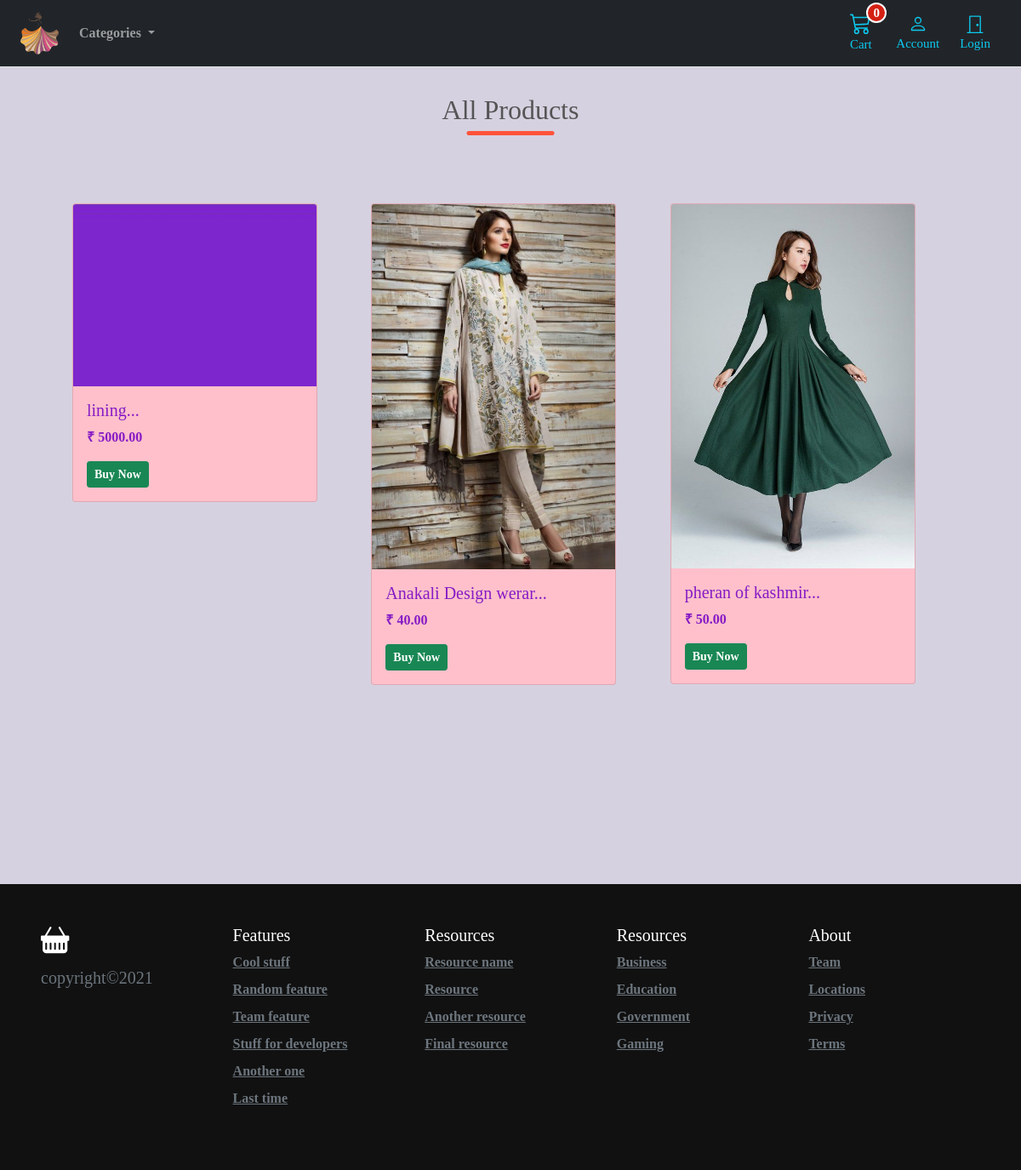
The page / on the database its author committed.
### product/models.py (models this page shows, shortened)
class ProductModel(models.Model):
    category = models.ForeignKey(CategoryModel, related_name="product", on_delete=models.SET_NULL, blank=True, null=True)
    title = models.CharField(max_length=70)
    description = models.TextField(blank=True)
    price = models.DecimalField(max_digits=6, decimal_places=2)
    stock = models.PositiveIntegerField()
    slug = models.SlugField(max_length=255, unique=True)
    isActive = models.BooleanField(default=True,)
    inStock = models.BooleanField(default=True)
    image = models.ImageField(upload_to='images/', default='images/default.png')
    publish = models.DateTimeField(default=timezone.now)
    created = models.DateTimeField(auto_now_add=True)
    updated = models.DateTimeField(auto_now=True)
    objects = models.Manager()
    products = ProductManager()
    class Meta:
        verbose_name_plural = "Products"
        ordering = ("-created",)   # -created: is stack, thats lastOrder will be shown first in the database
    def get_absolute_url(self):
        return reverse('product:product-detail', args=[self.slug])

### product/views.py (the view)
# urls.py: path('', views.homePageView, name='home-page'),
def homePageView(request):
    products = ProductModel.products.all()
    context ={'products':products, }
    return render(request, 'home.html', context)

### basket/basket.py (called while the page is built)
    def __len__(self):
        return sum(item['qty'] for item in self.basket.values())

### basket/context_processors.py (called while the page is built)
def basket(request):
    return {'basket': BaseBasket(request)}

### product/context_processors.py (called while the page is built)
def categories(request):
    return { 'categories': CategoryModel.objects.all()}

### product/models.py (called while the page is built)
    def get_queryset(self):
        return super(ProductManager, self).get_queryset().filter(isActive=True)

    def get_absolute_url(self):
        return reverse('product:category-detail', args=[self.slug])

### templates/home.html (shortened to what this page needs)
{% extends 'base.html' %}
{% load static %}
{% block stylesheet %}
{% static 'css/home.css' %}
{% endblock stylesheet %}
{% block 'mainContent' %}
<div class="container small-container">
    <h2 class='title'>All Products</h2>
    <div class="row">
        {% for product in products %}
        <div class="col-md-4 container-fluid vh-100 ">
            <div class="card cartelement" style="width: 18rem;">
                <a href="{{ product.get_absolute_url }}"><img class="card-img-top" src="{{ product.image.url }}"
                        alt="Card image cap"></a>
                <div class="card-body">
                        <h5 class="card-title">{{ product.title|slice:":30" }}...</h5>
                    <p class="card-text">₹ {{product.price}}</p>
                    <a href="{{ product.get_absolute_url }}">
                        <button id="addButton" value="{{product.id}}" type="button" class="btn btn-success btn-sm"><b>Buy Now</b></button>
                    </a>
                </div>
            </div>
        </div>
        {% endfor %}
    </div>
</div>
{% endblock 'mainContent' %}

### templates/base.html (shortened to what this page needs)
{% load static %}
<!doctype html>
<html lang="en">
<head>
  <link href="https://cdn.jsdelivr.net/npm/bootstrap@5.0.1/dist/css/bootstrap.min.css" rel="stylesheet">
  <link href="{% static 'css/base.css' %}" type="text/css" rel="stylesheet">
  <link href="{% block stylesheet %}{% endblock stylesheet %}" type="text/css" rel="stylesheet">
</head>
<body>
  <header class="pb-3">
    <nav class="navbar navbar-expand-md navbar-dark bg-dark  border-bottom">
      <div class="container-fluid px-md-4">
        <div class="d-flex w-100 navbar-collapse">
          <a class="navbar-brand" href="{% url 'product:home-page' %}">
            <img src="{% static 'logo/logo.png' %}" alt="" width="45px">
          </a>
          <div class="collapse navbar-collapse" id="navbarSupportedContent">
            <ul class="navbar-nav mr-auto">
              <li class="nav-item dropdown">
                <a class="nav-link dropdown-toggle" href="#" id="navbarDropdown" role="button" data-toggle="dropdown"
                  aria-haspopup="true" aria-expanded="false">
                  <b>Categories</b>
                </a>
              </li>
            </ul>
          </div>
          <a type="button" role="button" title="My Cart" href="{% url 'basket:basket-summary' %}"
            class="btn btn-outline-info border-0 basket-btn">
            {% with total_qty=basket|length %}
            <div id="basketQty" class="d-inline-flex basket-qty">
              {% if total_qty > 0 %}
              {{total_qty}}
              {% else %}
              0
              {% endif %}
            </div>
            {% endwith %}
            <div>
            </div>
            <span class="fs15 fw500">Cart</span>
          </a>
          <a type="button" role="button" href="{% url 'account:dashboard' %}"
            class="btn btn-outline-info border-0 basket-btn">
            <div>
            </div>
            <span class="fs15 fw500">Account</span>
          </a>
          {% if user.is_authenticated %}
          <a type="button" role="button" href="{% url 'account:logout' %}"
            class="btn btn-outline-info border-0 basket-btn">
            <div>
              <svg xmlns="http://www.w3.org/2000/svg" width="22" height="22" fill="currentColor"
                class="bi bi-door-closed" viewBox="0 0 16 16">
                <path
                  d="M3 2a1 1 0 0 1 1-1h8a1 1 0 0 1 1 1v13h1.5a.5.5 0 0 1 0 1h-13a.5.5 0 0 1 0-1H3V2zm1 13h8V2H4v13z" />
                <path d="M9 9a1 1 0 1 0 2 0 1 1 0 0 0-2 0z" />
              </svg>
            </div>
            <span class="fs15 fw500">Logout</span>
          </a>
          {% else %}
          <a type="button" role="button" href="{% url 'account:login' %}"
            class="btn btn-outline-info border-0 basket-btn">
            <div>
              <svg xmlns="http://www.w3.org/2000/svg" width="22" height="22" fill="currentColor"
                class="bi bi-door-closed" viewBox="0 0 16 16">
                <path
                  d="M3 2a1 1 0 0 1 1-1h8a1 1 0 0 1 1 1v13h1.5a.5.5 0 0 1 0 1h-13a.5.5 0 0 1 0-1H3V2zm1 13h8V2H4v13z" />
                <path d="M9 9a1 1 0 1 0 2 0 1 1 0 0 0-2 0z" />
              </svg>
            </div>
            <span class="fs15 fw500">Login</span>
          </a>
          {% endif %}
        </div>
      </div>
    </nav>
  </header>
  <main class="pt-1">
      {% block 'mainContent' %}
      {% endblock 'mainContent' %}
  </main>
  <footer class="container-fluid p-5 footer">
    <div class="row">
      <div class="col-12 col-md">
        <h5 class="d-block mb-3 text-muted">copyright&copy;2021</h5>
      </div>
      <div class="col-6 col-md">
        <h5>Features</h5>
        <ul class="list-unstyled text-small">
          <li><a class="link-secondary" href="#">Cool stuff</a></li>
          <li><a class="link-secondary" href="#">Random feature</a></li>
          <li><a class="link-secondary" href="#">Team feature</a></li>
          <li><a class="link-secondary" href="#">Stuff for developers</a></li>
          <li><a class="link-secondary" href="#">Another one</a></li>
          <li><a class="link-secondary" href="#">Last time</a></li>
        </ul>
      </div>
      <div class="col-6 col-md">
        <h5>Resources</h5>
        <ul class="list-unstyled text-small">
          <li><a class="link-secondary" href="#">Resource name</a></li>
          <li><a class="link-secondary" href="#">Resource</a></li>
          <li><a class="link-secondary" href="#">Another resource</a></li>
          <li><a class="link-secondary" href="#">Final resource</a></li>
        </ul>
      </div>
      <div class="col-6 col-md">
        <h5>Resources</h5>
        <ul class="list-unstyled text-small">
          <li><a class="link-secondary" href="#">Business</a></li>
          <li><a class="link-secondary" href="#">Education</a></li>
          <li><a class="link-secondary" href="#">Government</a></li>
          <li><a class="link-secondary" href="#">Gaming</a></li>
        </ul>
      </div>
      <div class="col-6 col-md">
        <h5>About</h5>
        <ul class="list-unstyled text-small">
          <li><a class="link-secondary" href="#">Team</a></li>
          <li><a class="link-secondary" href="#">Locations</a></li>
          <li><a class="link-secondary" href="#">Privacy</a></li>
          <li><a class="link-secondary" href="#">Terms</a></li>
        </ul>
      </div>
    </div>
  </footer>
</body>
</html>

### static/css/base.css (style rules this page uses)
body { font-family: 'Amiri', serif; font-weight: 600; background-color: #d5cfdff3; }
.fs15 { font-size: 0.9375rem; }
.fw500 { font-weight: 500; }
.basket-qty { color: #fff; background: #d42114; border: 2px solid #fff; border-radius: 50%; text-align: center; font-size: 15px; height: 20px; width: 20px; position: absolute; box-sizing: content-box; font-weight: 600; display: flex; justify-content: center; align-items: center; top: -5px; right: -1px; }
.basket-btn { position: relative; }
.footer > div > div > ul > li { padding-bottom: 8px; }
footer { color:white; background-color:#111; }
@media (min-width: 1000px) { .container { max-width: 1000px; } }
@media (max-width: 1200px) { .container { max-width: 100%; padding:0 24px; } }

### static/css/home.css (style rules this page uses)
* { margin: 0; padding: 0; box-sizing: border-box; }
.cartelement { color: rgb(134, 26, 197); background-color: pink; }
.small-container { max-width: 1080px; margin: auto; padding-left: 25px; padding-right: 25px; }
.title { text-align: center; margin: 0 auto 80px; position: relative; line-height: 60px; color: #555; }
.title::after { content: ''; background: #ff523b; width: 10%; height: 5px; border-radius: 5px; position: absolute; bottom: 0; left: 50%; transform: translate(-50%); }

### rows shown on the page
ProductModel: image (placeholder picture), title "lining", price "5000.00", {{ product.id }} 3 (drawn)
ProductModel: image (picture), title "Anakali Design werar", price "40.00", {{ product.id }} 2 (drawn)
ProductModel: image (picture), title "pheran of kashmir", price "50.00", {{ product.id }} 1 (drawn)
